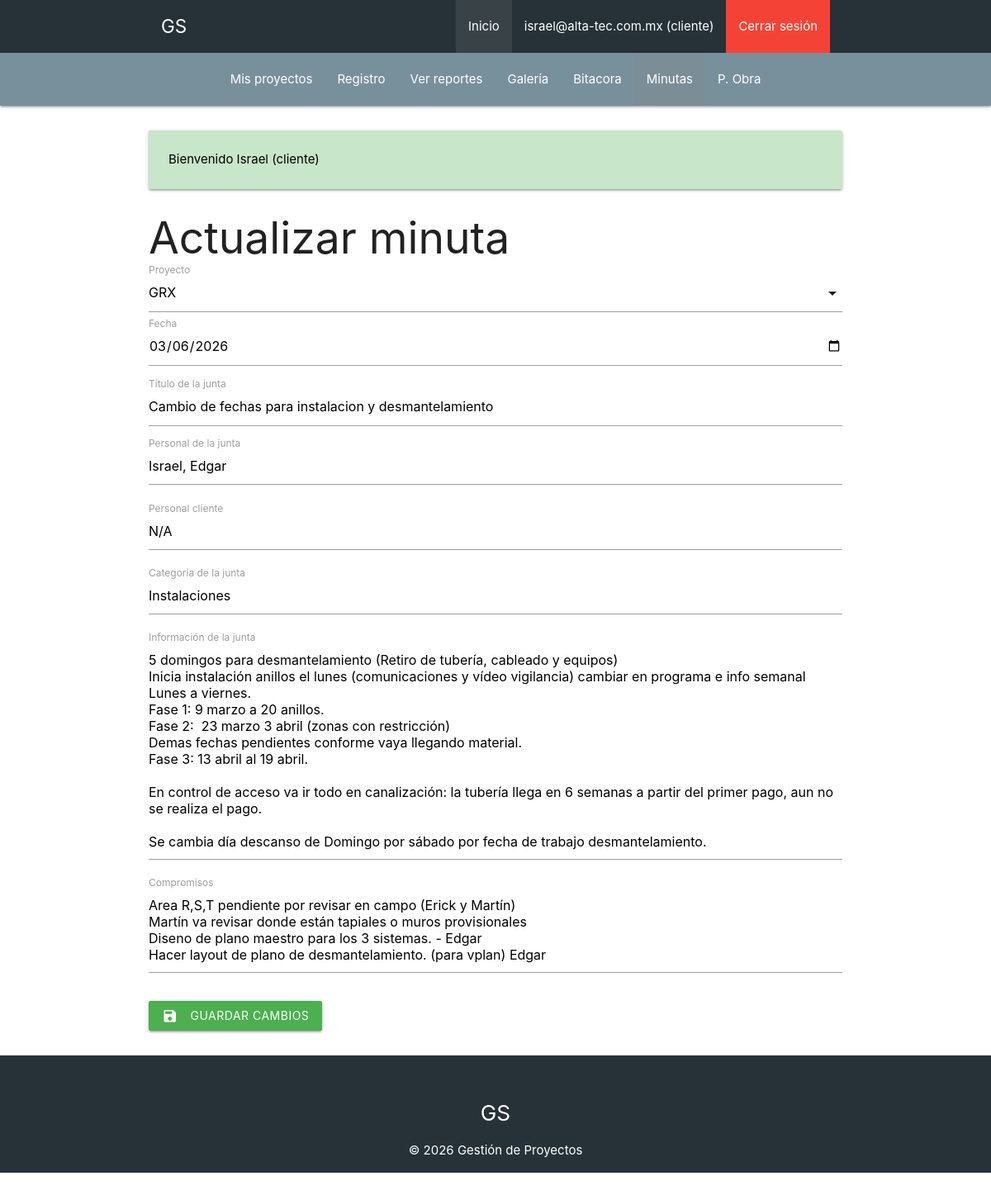
/minutas/actualizar?id=5 (signed in), run on the app's committed database.
### tables this page shows
CREATE TABLE `minutas` (
  `id` int NOT NULL AUTO_INCREMENT,
  `proyecto_id` int NOT NULL,
  `fecha` date NOT NULL,
  `tituloJunta` text,
  `personalJunta` text,
  `personalCliente` text,
  `categoriaJunta` text,
  `informacionJunta` text,
  `compromisos` text,
  PRIMARY KEY (`id`)
);

### controllers/MinutaController.php (called while the page is built, shortened)
<?php
class MinutaController {
    public static function actualizar(Router $router) {
        $idUsuario = idActual();
        $id = $_GET['id'] ?? null;
        $id = filter_var($id, FILTER_VALIDATE_INT);
        $minuta = Minuta::find($id);
        $errores = Minuta::getErrores();
        if(esAdmin()) {
            $proyectos = Proyecto::all();
        } else {
            $sql = "SELECT p.* FROM permisos perm JOIN proyectos p ON perm.proyecto_id = p.id " .
                   "WHERE perm.cliente_id = " . intval($idUsuario);
            $proyectos = Proyecto::consultaSQL($sql);
        }
        $router->render('minutas/actualizar', [
            'minuta' => $minuta,
            'errores' => $errores,
            'proyectos' => $proyectos
        ]);
    }
}

### public/index.php (called while the page is built, shortened)
<?php
$router = new Router();
$router->get('/', [PaginasController::class, 'index']);
$router->post('/', [PaginasController::class, 'index']);
$router->get('/p-obra', [ActividadObraController::class, 'index']);
$router->get('/p-obra/crear', [ActividadObraController::class, 'crear']);
$router->post('/p-obra/crear', [ActividadObraController::class, 'crear']);
$router->get('/p-obra/editar', [ActividadObraController::class, 'editar']);
$router->post('/p-obra/editar', [ActividadObraController::class, 'editar']);
$router->post('/p-obra/eliminar', [ActividadObraController::class, 'eliminar']);
$router->get('/logout', [AuthController::class, 'logout']);
$router->get('/admin', [AdminController::class, 'index']);
$router->get('/empresas', [EmpresaController::class, 'index']);
$router->get('/empresas/crear', [EmpresaController::class, 'crear']);
$router->post('/empresas/crear', [EmpresaController::class, 'crear']);
$router->get('/empresas/actualizar', [EmpresaController::class, 'actualizar']);
$router->post('/empresas/actualizar', [EmpresaController::class, 'actualizar']);
$router->post('/empresas/eliminar', [EmpresaController::class, 'eliminar']);
$router->get('/permisos', [PermisoController::class, 'index']);
$router->get('/permisos/crear', [PermisoController::class, 'crear']);
$router->post('/permisos/crear', [PermisoController::class, 'crear']);
$router->get('/permisos/actualizar', [PermisoController::class, 'actualizar']);
$router->post('/permisos/actualizar', [PermisoController::class, 'actualizar']);
$router->post('/permisos/eliminar', [PermisoController::class, 'eliminar']);
$router->get('/mis-proyectos', [PermisoController::class, 'misProyectos']);
$router->get('/clientes', [UsuarioController::class, 'index']);
$router->get('/clientes/crear', [UsuarioController::class, 'crear']);
$router->post('/clientes/crear', [UsuarioController::class, 'crear']);
$router->get('/clientes/actualizar', [UsuarioController::class, 'actualizar']);
$router->post('/clientes/actualizar', [UsuarioController::class, 'actualizar']);
$router->post('/clientes/eliminar', [UsuarioController::class, 'eliminar']);
$router->get('/disciplinas', [DisciplinaController::class, 'index']);
$router->get('/disciplinas/crear', [DisciplinaController::class, 'crear']);
$router->post('/disciplinas/crear', [DisciplinaController::class, 'crear']);
$router->get('/disciplinas/actualizar', [DisciplinaController::class, 'actualizar']);
$router->post('/disciplinas/actualizar', [DisciplinaController::class, 'actualizar']);
$router->post('/disciplinas/eliminar', [DisciplinaController::class, 'eliminar']);
$router->get('/subdisciplinas', [SubdisciplinaController::class, 'index']);
$router->get('/subdisciplinas/crear', [SubdisciplinaController::class, 'crear']);
$router->post('/subdisciplinas/crear', [SubdisciplinaController::class, 'crear']);
$router->get('/subdisciplinas/actualizar', [SubdisciplinaController::class, 'actualizar']);
$router->post('/subdisciplinas/actualizar', [SubdisciplinaController::class, 'actualizar']);
$router->post('/subdisciplinas/eliminar', [SubdisciplinaController::class, 'eliminar']);
$router->get('/proyectos', [ProyectoController::class, 'index']);
$router->get('/proyectos/crear', [ProyectoController::class, 'crear']);
$router->post('/proyectos/crear', [ProyectoController::class, 'crear']);
$router->get('/proyectos/actualizar', [ProyectoController::class, 'actualizar']);
$router->post('/proyectos/actualizar', [ProyectoController::class, 'actualizar']);
$router->post('/proyectos/eliminar', [ProyectoController::class, 'eliminar']);
$router->get('/reportes', [ReporteController::class, 'index']);
$router->get('/reportes/crear', [ReporteController::class, 'crear']);
$router->post('/reportes/crear', [ReporteController::class, 'crear']);
$router->get('/reportes/editar', [ReporteController::class, 'editar']);
$router->post('/reportes/editar', [ReporteController::class, 'editar']);
$router->get('/reportes/detalle', [ReporteController::class, 'detalle']);
$router->post('/reportes/eliminar', [ReporteController::class, 'eliminar']);
$router->get('/reportes/galeria', [ReporteController::class, 'galeria']);
$router->get('/categorias', [CategoriaController::class, 'index']);
$router->get('/categorias/crear', [CategoriaController::class, 'crear']);
$router->post('/categorias/crear', [CategoriaController::class, 'crear']);
$router->get('/categorias/actualizar', [CategoriaController::class, 'actualizar']);
$router->post('/categorias/actualizar', [CategoriaController::class, 'actualizar']);
$router->post('/categorias/eliminar', [CategoriaController::class, 'eliminar']);
$router->get('/bitacora', [BitacoraController::class, 'index']);
$router->get('/bitacora/crear', [BitacoraController::class, 'crear']);
$router->post('/bitacora/crear', [BitacoraController::class, 'crear']);
$router->get('/bitacora/editar', [BitacoraController::class, 'editar']);
$router->post('/bitacora/editar', [BitacoraController::class, 'editar']);
$router->post('/bitacora/eliminar', [BitacoraController::class, 'eliminar']);
$router->get('/bitacora/detalle', [BitacoraController::class, 'detalle']);
$router->get('/minutas', [MinutaController::class, 'index']);
$router->get('/minutas/crear', [MinutaController::class, 'crear']);
$router->post('/minutas/crear', [MinutaController::class, 'crear']);
$router->get('/minutas/actualizar', [MinutaController::class, 'actualizar']);
$router->post('/minutas/actualizar', [MinutaController::class, 'actualizar']);
$router->post('/minutas/eliminar', [MinutaController::class, 'eliminar']);
$router->get('/minutas/detalle', [MinutaController::class, 'detalle']);
$router->comprobarRutas();

### models/ActiveRecord.php (called while the page is built, shortened)
<?php
class ActiveRecord {
    protected static $infoBasedatos;
    protected static $tabla = '';
    public static function confDatabase($baseDatos) {
        self::$infoBasedatos = $baseDatos;
    }
    public static function consultaSQL($query) {
        $resultado = self::$infoBasedatos->query($query);
        $array = [];
        while($registroDB = $resultado->fetch_assoc()) {
            $array[] = static::crearObjeto($registroDB);
        }
        return $array;
    }
    protected static function crearObjeto($registro) {
        $objeto = new static;
        foreach($registro as $key => $value) {
            if(property_exists($objeto, $key)) {
                $objeto->$key = $value;
            }
        }
        return $objeto;
    }
    public static function find($id) {
        $consulta = "SELECT * FROM " . static::$tabla . " WHERE id = $id";
        $resultado = self::consultaSQL($consulta);
        return array_shift($resultado);
    }
}

### views/minutas/actualizar.php (the view, shortened to what this page needs)
<h2>Actualizar minuta</h2>
<form method="POST" action="/minutas/actualizar?id=<?php echo $minuta->id; ?>" class="formulario">
    <div class="input-field">
        <label>Proyecto</label>
    </div>
    <div class="input-field">
        <input type="date" id="fecha" name="minuta[fecha]" required value="<?php echo $minuta->fecha ?? ''; ?>">
        <label for="fecha" class="active">Fecha</label>
    </div>
    <div class="input-field">
        <input type="text" id="tituloJunta" name="minuta[tituloJunta]" class="validate" value="<?php echo $minuta->tituloJunta ?? ''; ?>">
        <label for="tituloJunta">Título de la junta</label>
    </div>
    <div class="input-field">
        <textarea id="personalJunta" class="materialize-textarea" name="minuta[personalJunta]"><?php echo $minuta->personalJunta ?? ''; ?></textarea>
        <label for="personalJunta">Personal de la junta</label>
    </div>
    <div class="input-field">
        <textarea id="personalCliente" class="materialize-textarea" name="minuta[personalCliente]"><?php echo $minuta->personalCliente ?? ''; ?></textarea>
        <label for="personalCliente">Personal cliente</label>
    </div>
    <div class="input-field">
        <textarea id="categoriaJunta" class="materialize-textarea" name="minuta[categoriaJunta]"><?php echo $minuta->categoriaJunta ?? ''; ?></textarea>
        <label for="categoriaJunta">Categoría de la junta</label>
    </div>
    <div class="input-field">
        <textarea id="informacionJunta" class="materialize-textarea" name="minuta[informacionJunta]" rows="5"><?php echo $minuta->informacionJunta ?? ''; ?></textarea>
        <label for="informacionJunta">Información de la junta</label>
    </div>
    <div class="input-field">
        <textarea id="compromisos" class="materialize-textarea" name="minuta[compromisos]" rows="5"><?php echo $minuta->compromisos ?? ''; ?></textarea>
        <label for="compromisos">Compromisos</label>
    </div>
    <button type="submit" class="btn green"><i class="material-icons left">save</i>Guardar cambios</button>
</form>

### public/css/custom.css (style rules this page uses)
h2 { margin-top: 2rem; margin-bottom: 1rem; }
.formulario .input-field { margin-bottom: 1.25rem; }

### data on the page
minutas: fecha "03/06/2026", tituloJunta "Cambio de fechas para instalacion y desmantelamiento", personalJunta "Israel, Edgar", personalCliente "N/A", categoriaJunta "Instalaciones", informacionJunta "5 domingos para desmantelamiento (Retiro de tubería, cableado y equipos) Inicia instalación anillos el lunes (comunicaciones y vídeo vigilancia) cambiar en programa e info semanal Lunes a viernes. Fase 1: 9 marzo a 20 anillos. Fase 2: 23 marzo 3 abril (zonas con restricción) Demas fechas pendientes conforme vaya llegando material. Fase 3: 13 abril al 19 abril. En control de acceso va ir todo en canalización: la tubería llega en 6 semanas a partir del primer pago, aun no se realiza el pago. Se cambia día descanso de Domingo por sábado por fecha de trabajo desmantelamiento.", compromisos "Area R,S,T pendiente por revisar en campo (Erick y Martín) Martín va revisar donde están tapiales o muros provisionales Diseno de plano maestro para los 3 sistemas. - Edgar Hacer layout de plano de desmantelamiento. (para vplan) Edgar"

### other printed values
usuarioActual() "israel@alta-tec.com.mx"
rolActual() "cliente"
$textoMensaje "Bienvenido Israel (cliente)"
